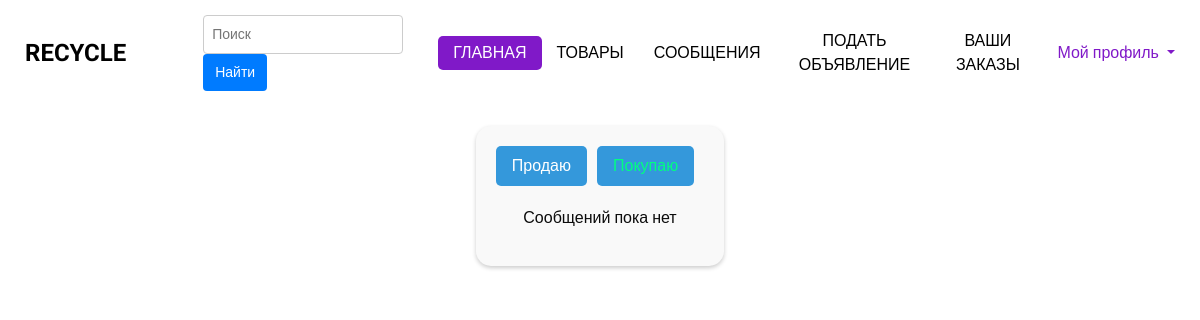
The app's page /user_buy/ (signed in), older data.
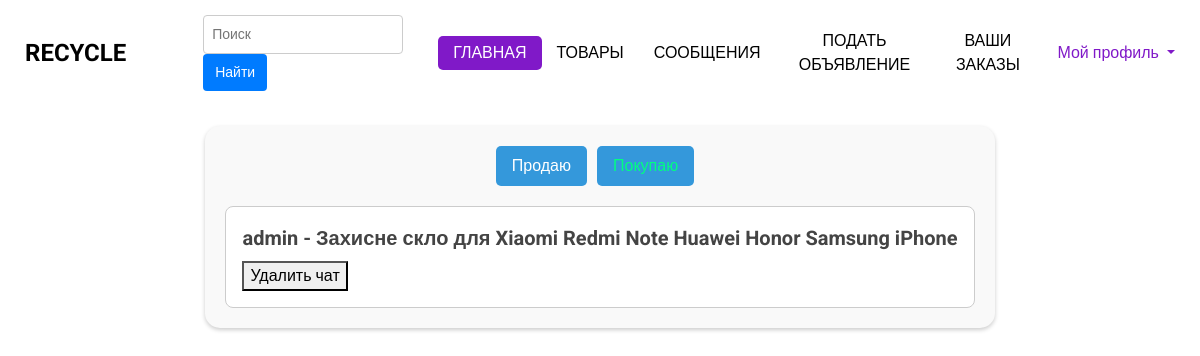
The same page, newer data.
### bboard/models.py (models this page shows, shortened)
class Chat(models.Model):
    sender = models.ForeignKey(User, related_name='sent_chats', on_delete=models.CASCADE, null=True)
    receiver = models.ForeignKey(User, related_name='received_chats', on_delete=models.CASCADE, null=True)
    product = models.ForeignKey(Product, on_delete=models.CASCADE)
    created_at = models.DateTimeField(auto_now_add=True)
    last_message = models.ForeignKey('Message', null=True, blank=True, on_delete=models.SET_NULL,
                                     related_name='chat_messages')

class Product(models.Model):
    user = models.ForeignKey(User, on_delete=models.CASCADE)
    category = models.ForeignKey(Category, on_delete=models.CASCADE)
    title = models.CharField(max_length=200)
    slug = models.SlugField(unique=True, max_length=400, verbose_name="URL", blank=True)
    description = models.TextField()
    price = models.DecimalField(max_digits=10, decimal_places=2)
    image_1 = models.ImageField(upload_to="products", null=True, blank=True)
    image_2 = models.ImageField(upload_to='products', null=True, blank=True)
    image_3 = models.ImageField(upload_to='products', null=True, blank=True)
    created_at = models.DateTimeField(auto_now_add=True, null=True)
    thumbnail_1 = ImageSpecField(source='image_1',
                                 processors=[ResizeToFill(500, 500)],
                                 format='JPEG',
                                 options={'quality': 100})
    thumbnail_2 = ImageSpecField(source='image_2',
                                 processors=[ResizeToFill(500, 500)],
                                 format='JPEG',
                                 options={'quality': 100})
    thumbnail_3 = ImageSpecField(source='image_3',
                                 processors=[ResizeToFill(500, 500)],
                                 format='JPEG',
                                 options={'quality': 100})

### accounts/models.py (models this page shows)
class User(AbstractUser):
    phone_number = models.CharField(max_length=20)
    city = models.CharField(max_length=100, choices=CITY_CHOICES)

### bboard/views.py (the view)
# urls.py: path('user_buy/', views.user_buy, name="user_buy"),
@login_required
def user_buy(request):
    chats = Chat.objects.filter(sender=request.user).select_related('receiver', 'product')
    temp = "buy"
    return render(request, "products/buy.html", {"chats": chats, "temp": temp})

### templates/products/buy.html (shortened to what this page needs)
{% extends 'products/new/base.html' %}
{% load static %}
{%block styles%}
<link rel="stylesheet" type="text/css" href="{% static 'buy_styles.css' %}">{% endblock %}
{% block content %}
<div class="chats-199">
    <div class="css-1382m1k">
        <a href="{%url 'user_sell' %}" class="{% if temp == 'sell' %}current-page{%endif%}">Продаю</a>
        <a href="{% url 'user_buy' %}" class="{% if temp == 'buy' %}current-page{%endif%}">Покупаю</a>
    </div>
    <div class="css-1b3tih6">
        {%if chats%}
        {% for chat in chats %}
        <a href="{%url 'chat' chat.id%}">
            <div class="chat-container-445">
                <p class="username-765">{{ chat.receiver.username }} - {{chat.product.title}}</p>
                <form action="{% url 'delete_chat' chat.id %}" method="POST">
                    <button type="submit">Удалить чат</button>
                </form>
            </div>
        </a>
        {% endfor %}
        {%else%}
        <p align="center">Сообщений пока нет</p>
        {%endif%}
    </div>
</div>
{% endblock %}

Row changes from the older to the newer data that the page shows:
added Chat: receiver.username "admin", product "Захисне скло для Xiaomi Redmi Note Huawei Honor Samsung iPhone"
Text that changed along with them:
text no longer shown: "Сообщений пока нет"
